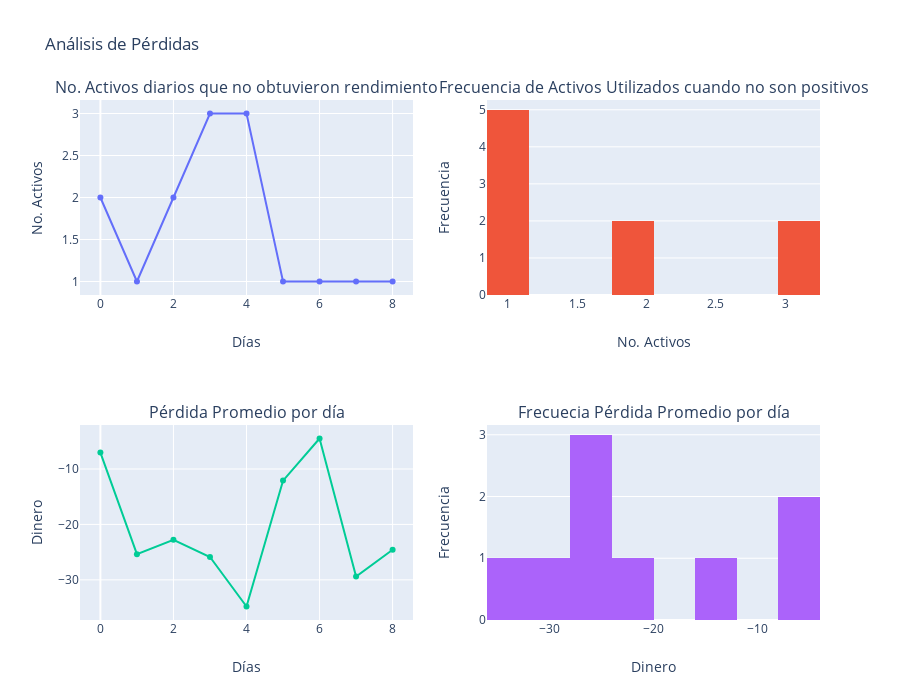

The notebook cell saved with this chart:
### Code cell
prueba["grafica"]["DiarioP"]
fig.show()

### Figure 1 — Plotly figure (JSON) as saved in the notebook; plotly's stock layout.template omitted (floating-point values rounded to 4 significant figures)
{"data": [{"type": "scatter", "xaxis": "x", "y": [2, 1, 2, 3, 3, 1, 1, 1, 1], "yaxis": "y"}, {"type": "histogram", "x": [2, 1, 2, 3, 3, 1, 1, 1, 1], "xaxis": "x2", "xbins": {"size": 0.3}, "yaxis": "y2"}, {"type": "scatter", "xaxis": "x3", "y": [-7.045, -25.37, -22.77, -25.88, -34.81, -12.1, -4.5, -29.39, -24.56], "yaxis": "y3"}, {"type": "histogram", "x": [-7.045, -25.37, -22.77, -25.88, -34.81, -12.1, -4.5, -29.39, -24.56], "xaxis": "x4", "xbins": {"size": 4}, "yaxis": "y4"}], "layout": {"annotations": [{"font": {"size": 16}, "showarrow": false, "text": "No. Activos diarios que no obtuvieron rendimiento", "x": 0.225, "xanchor": "center", "xref": "paper", "y": 1, "yanchor": "bottom", "yref": "paper"}, {"font": {"size": 16}, "showarrow": false, "text": "Frecuencia de Activos Utilizados cuando no son positivos", "x": 0.775, "xanchor": "center", "xref": "paper", "y": 1, "yanchor": "bottom", "yref": "paper"}, {"font": {"size": 16}, "showarrow": false, "text": "Pérdida Promedio por día", "x": 0.225, "xanchor": "center", "xref": "paper", "y": 0.375, "yanchor": "bottom", "yref": "paper"}, {"font": {"size": 16}, "showarrow": false, "text": "Frecuecia Pérdida Promedio por día", "x": 0.775, "xanchor": "center", "xref": "paper", "y": 0.375, "yanchor": "bottom", "yref": "paper"}], "height": 700, "showlegend": false, "title": {"text": "Análisis de Pérdidas"}, "xaxis": {"anchor": "y", "domain": [0, 0.45], "title": {"text": "Días"}}, "xaxis2": {"anchor": "y2", "domain": [0.55, 1], "title": {"text": "No. Activos"}}, "xaxis3": {"anchor": "y3", "domain": [0, 0.45], "title": {"text": "Días"}}, "xaxis4": {"anchor": "y4", "domain": [0.55, 1], "title": {"text": "Dinero"}}, "yaxis": {"anchor": "x", "domain": [0.625, 1], "title": {"text": "No. Activos"}}, "yaxis2": {"anchor": "x2", "domain": [0.625, 1], "title": {"text": "Frecuencia"}}, "yaxis3": {"anchor": "x3", "domain": [0, 0.375], "title": {"text": "Dinero"}}, "yaxis4": {"anchor": "x4", "domain": [0, 0.375], "title": {"text": "Frecuencia"}}}}
